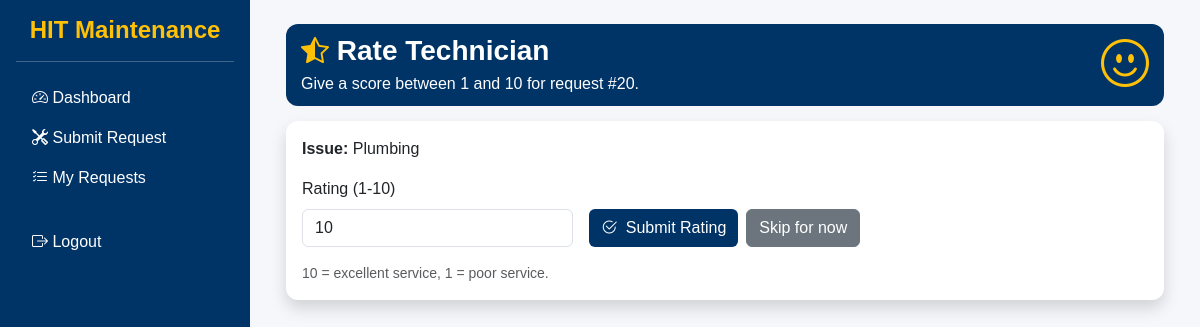
/student/hostel-maintenance-portal/student/rate_technician.php?id=20 (signed in), run on the app's committed database.
### tables this page shows
CREATE TABLE `requests` (
  `id` int(11) NOT NULL,
  `student_id` int(11) DEFAULT NULL,
  `issue_type_id` int(11) DEFAULT NULL,
  `hostel` varchar(50) DEFAULT NULL,
  `room` varchar(20) DEFAULT NULL,
  `description` text DEFAULT NULL,
  `available_time` datetime DEFAULT NULL,
  `status` enum('pending','in_progress','completed') DEFAULT 'pending',
  `assigned_staff` int(11) DEFAULT NULL,
  `created_at` timestamp NOT NULL DEFAULT current_timestamp(),
  `technician_arrived` tinyint(1) DEFAULT NULL,
  `rating` int(11) DEFAULT NULL,
  `image_path` varchar(255) DEFAULT NULL
);

CREATE TABLE `issue_types` (
  `id` int(11) NOT NULL,
  `issue_name` varchar(50) DEFAULT NULL
);

### student/hostel-maintenance-portal/student/rate_technician.php (the view, shortened to what this page needs)
<?php
include("../config/database.php");
$request_id = (int)$_GET['id'];
$student_id = (int)$_SESSION['user_id'];
$request = $conn->query("SELECT requests.id, issue_types.issue_name, requests.rating
                         FROM requests
                         JOIN issue_types ON requests.issue_type_id = issue_types.id
                         WHERE requests.id='$request_id' AND requests.student_id='$student_id'")->fetch_assoc();
?>
<?php include("../includes/header.php"); ?>
<?php include("../includes/sidebar.php"); ?>
<div class="container-fluid">
<div class="page-header">
<div class="d-flex justify-content-between align-items-center">
<div>
<h3 class="mb-1 fw-bold text-white">
<i class="bi bi-star-half text-warning"></i>
Rate Technician
</h3>
<p class="mb-0 text-white">
Give a score between 1 and 10 for request #<?php echo $request['id']; ?>.
</p>
</div>
<i class="bi bi-emoji-smile display-5 text-warning"></i>
</div>
</div>
<div class="card shadow border-0">
<div class="card-body">
<div class="mb-3">
<strong>Issue:</strong> <?php echo htmlspecialchars($request['issue_name']); ?>
</div>
<form method="POST" class="row g-3 align-items-end">
<div class="col-md-4">
<label class="form-label">Rating (1-10)</label>
<input type="number" name="rating" min="1" max="10" value="<?php echo $request['rating'] ? (int)$request['rating'] : 10; ?>" class="form-control" required>
</div>
<div class="col-md-8 d-flex gap-2 flex-wrap">
<button type="submit" name="rate" class="btn btn-primary">
<i class="bi bi-check2-circle me-1"></i> Submit Rating
</button>
<a href="view_requests.php" class="btn btn-secondary">Skip for now</a>
</div>
</form>
<div class="form-text mt-3">10 = excellent service, 1 = poor service.</div>
</div>
</div>
</div>
<?php include("../includes/sidebar_end.php"); ?>
<?php include("../includes/footer.php"); ?>

### student/hostel-maintenance-portal/assets/css/style.css (style rules this page uses)
:root { --hit-blue: #003366; --hit-blue-dark: #002244; --hit-gold: #FFD700; --hit-light: #F5F7FA; --hit-dark: #1A1A1A; }
body { font-family: Arial, sans-serif; background-color: var(--hit-light); margin: 0; padding: 0; }
.card { border-radius: 12px; box-shadow: 0 2px 8px rgba(0,0,0,0.05); }
h3, h4, h5 { color: inherit; }
.page-header { background: var(--hit-blue); color: white; border-radius: 12px; padding: 10px 15px; margin-bottom: 15px; }
.btn-primary { background-color: var(--hit-blue); border: none; }

### data on the page
requests: id "20", issue_type.issue_name "Plumbing", rating "10"
